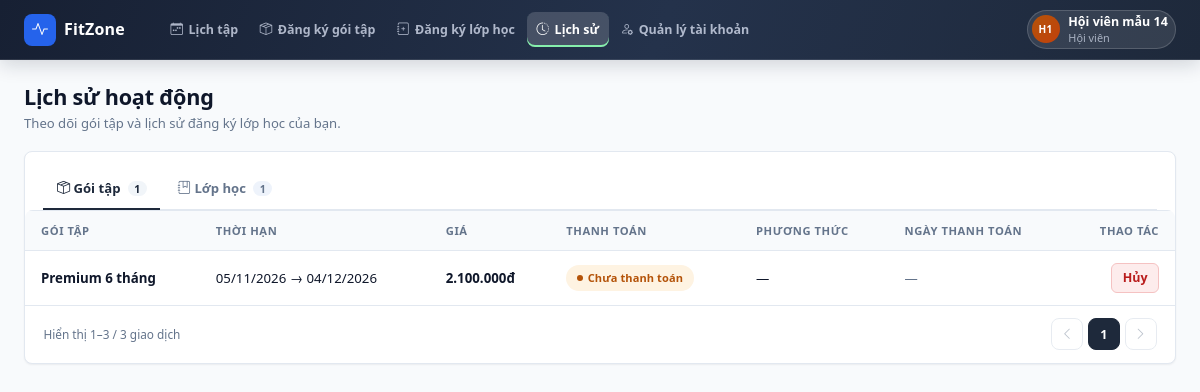
The page /customer/history.php (signed in) on the database as committed earlier.
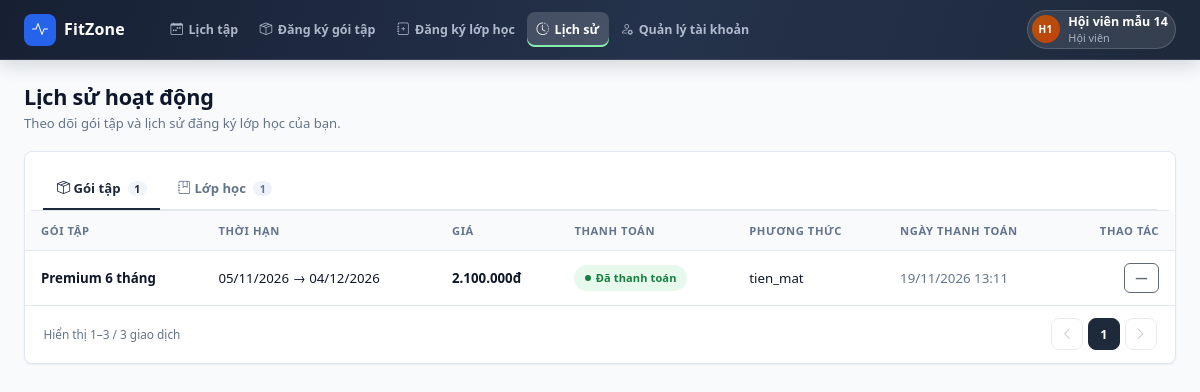
The same page on the database as committed later.
### tables this page shows
CREATE TABLE `tai_khoan` (
  `id` int(10) unsigned NOT NULL AUTO_INCREMENT,
  `ten_dang_nhap` varchar(50) NOT NULL,
  `mat_khau` varchar(255) NOT NULL,
  `ho_ten` varchar(100) NOT NULL,
  `vai_tro` varchar(20) NOT NULL DEFAULT 'customer',
  `trang_thai` tinyint(1) NOT NULL DEFAULT 1,
  `created_at` datetime NOT NULL DEFAULT current_timestamp(),
  PRIMARY KEY (`id`),
  UNIQUE KEY `uq_tai_khoan_ten` (`ten_dang_nhap`)
);

CREATE TABLE `hoi_vien` (
  `id` int(10) unsigned NOT NULL AUTO_INCREMENT,
  `tai_khoan_id` int(10) unsigned DEFAULT NULL,
  `ho_ten` varchar(100) NOT NULL,
  `sdt` varchar(15) NOT NULL,
  `email` varchar(100) NOT NULL,
  `gioi_tinh` varchar(10) DEFAULT NULL,
  `ngay_sinh` date DEFAULT NULL,
  `dia_chi` varchar(255) DEFAULT NULL,
  `ghi_chu` text DEFAULT NULL,
  `chieu_cao` decimal(5,1) DEFAULT NULL,
  `can_nang` decimal(5,1) DEFAULT NULL,
  `muc_tieu` varchar(100) DEFAULT NULL,
  `trang_thai` varchar(20) NOT NULL DEFAULT 'hoat_dong',
  `deleted_at` datetime DEFAULT NULL,
  `created_at` datetime NOT NULL DEFAULT current_timestamp(),
  `updated_at` datetime NOT NULL DEFAULT current_timestamp() ON UPDATE current_timestamp(),
  PRIMARY KEY (`id`),
  UNIQUE KEY `uq_hoi_vien_email` (`email`),
  KEY `fk_hoi_vien_tai_khoan` (`tai_khoan_id`),
  CONSTRAINT `fk_hoi_vien_tai_khoan` FOREIGN KEY (`tai_khoan_id`) REFERENCES `tai_khoan` (`id`) ON DELETE SET NULL
);

CREATE TABLE `dang_ky_goi` (
  `id` int(10) unsigned NOT NULL AUTO_INCREMENT,
  `hoi_vien_id` int(10) unsigned NOT NULL,
  `goi_tap_id` int(10) unsigned NOT NULL,
  `ngay_bat_dau` date NOT NULL,
  `ngay_ket_thuc` date NOT NULL,
  `gia_tai_thoi_diem` bigint(20) NOT NULL,
  `trang_thai` varchar(30) NOT NULL DEFAULT 'chua_thanh_toan',
  `phuong_thuc` varchar(30) DEFAULT NULL,
  `ngay_thanh_toan` datetime DEFAULT NULL,
  `nhan_vien_id` int(10) unsigned DEFAULT NULL,
  `created_at` datetime NOT NULL DEFAULT current_timestamp(),
  `updated_at` datetime NOT NULL DEFAULT current_timestamp() ON UPDATE current_timestamp(),
  PRIMARY KEY (`id`),
  KEY `fk_dang_ky_goi_hoi_vien` (`hoi_vien_id`),
  KEY `fk_dang_ky_goi_goi_tap` (`goi_tap_id`),
  KEY `fk_dang_ky_goi_nhan_vien` (`nhan_vien_id`),
  CONSTRAINT `fk_dang_ky_goi_goi_tap` FOREIGN KEY (`goi_tap_id`) REFERENCES `goi_tap` (`id`),
  CONSTRAINT `fk_dang_ky_goi_hoi_vien` FOREIGN KEY (`hoi_vien_id`) REFERENCES `hoi_vien` (`id`),
  CONSTRAINT `fk_dang_ky_goi_nhan_vien` FOREIGN KEY (`nhan_vien_id`) REFERENCES `tai_khoan` (`id`) ON DELETE SET NULL
);

CREATE TABLE `goi_tap` (
  `id` int(10) unsigned NOT NULL AUTO_INCREMENT,
  `ten_goi` varchar(100) NOT NULL,
  `thoi_han_ngay` int(11) NOT NULL,
  `gia` bigint(20) NOT NULL,
  `mo_ta` text DEFAULT NULL,
  `cap_do` varchar(20) NOT NULL DEFAULT 'basic',
  `trang_thai` varchar(20) NOT NULL DEFAULT 'dang_ban',
  `deleted_at` datetime DEFAULT NULL,
  `created_at` datetime NOT NULL DEFAULT current_timestamp(),
  `updated_at` datetime NOT NULL DEFAULT current_timestamp() ON UPDATE current_timestamp(),
  PRIMARY KEY (`id`)
);

### common/functions.php (called while the page is built, shortened)
<?php
function common_root_url(): string
{
    $script = str_replace('\\', '/', (string) ($_SERVER['SCRIPT_NAME'] ?? ''));
    $directory = trim(basename(dirname($script)), '/');
    if (in_array($directory, ['admin', 'customer', 'instructor', 'common'], true)) {
        return rtrim(dirname(dirname($script)), '/');
    }
    return rtrim(dirname($script), '/');
}
function common_url(string $path = '/'): string
{
    $path = '/' . ltrim($path, '/');
    $map = [
        '/' => '/index.php',
        '/login' => '/login.php',
        '/register' => '/register.php',
        '/admin' => '/admin/index.php',
        '/customer' => '/customer/index.php',
        '/instructor' => '/instructor/index.php',
    ];
    if (isset($map[$path])) {
        $path = $map[$path];
    } elseif (
        !str_contains($path, '.')
        && !str_contains($path, '#')
        && !str_starts_with($path, '/common/')
    ) {
        $path .= '.php';
    }
    return common_root_url() . $path;
}
function url(string $path = '/'): string
{
    return common_url($path);
}
function e(mixed $value): string
{
    return htmlspecialchars((string) $value, ENT_QUOTES, 'UTF-8');
}

### common/data/user.php (called while the page is built, shortened)
<?php
if (!function_exists('app_user')) {
    function app_user(string $role): array
    {
        $labels = [
            'admin' => 'Quản trị viên',
            'instructor' => 'Giáo viên',
            'customer' => 'Hội viên',
        ];
        $name = '';
        $email = '';
        $account = common_user();
        if ($account) {
            $name = (string) $account['ho_ten'];
            $id = (int) $account['id'];
            $conn = view_db();
            if ($role === 'instructor') {
                $stmt = $conn->prepare('SELECT email FROM giao_vien WHERE tai_khoan_id = ? LIMIT 1');
            } elseif ($role === 'customer') {
                $stmt = $conn->prepare('SELECT email FROM hoi_vien WHERE tai_khoan_id = ? LIMIT 1');
            } else {
                $stmt = null;
            }
            if ($stmt) {
                $stmt->bind_param('i', $id);
                $stmt->execute();
                $profile = $stmt->get_result()->fetch_assoc();
                $email = (string) ($profile['email'] ?? '');
            }
        }
        return [
            'name'  => $name,
            'sub'   => $labels[$role] ?? 'Thành viên',
            'email' => $email,
        ];
    }
}

### common/bootstrap.php (called while the page is built, shortened)
<?php
require_once __DIR__ . '/functions.php';
require_once __DIR__ . '/components/ui.php';
function common_db(): mysqli
{
    static $db = null;
    if ($db === null) {
        $db = require __DIR__ . '/mysql/connect_mysql.php';
    }
    return $db;
}
function common_user(): ?array
{
    $id = (int) ($_SESSION['tai_khoan_id'] ?? 0);
    $stmt = common_db()->prepare(
        'SELECT id, ten_dang_nhap, ho_ten, vai_tro, trang_thai FROM tai_khoan WHERE id = ? LIMIT 1'
    );
    $stmt->bind_param('i', $id);
    $stmt->execute();
    $user = $stmt->get_result()->fetch_assoc() ?: null;
    return $user;
}

### common/data/common.php (called while the page is built, shortened)
<?php
function view_current_account_id(): int
{
    return (int) ($_SESSION['tai_khoan_id'] ?? 0);
}
function view_cast_ints(array $rows, array $keys): array
{
    foreach ($rows as &$row) {
        foreach ($keys as $key) {
            if (isset($row[$key])) {
                $row[$key] = (int) $row[$key];
            }
        }
    }
    return $rows;
}

### common/data/customer.php (called while the page is built, shortened)
<?php
function view_member_id(): int
{
    $conn = view_db();
    $accountId = view_current_account_id();
    if ($accountId > 0) {
        $stmt = $conn->prepare(
            'SELECT id FROM hoi_vien
              WHERE tai_khoan_id = ? AND trang_thai = "hoat_dong" AND deleted_at IS NULL
              LIMIT 1'
        );
        $stmt->bind_param('i', $accountId);
        $stmt->execute();
        $row = $stmt->get_result()->fetch_assoc();
        if ($row) {
            return (int) $row['id'];
        }
    }
    return 0;
}
function data_customer_packages(): array
{
    $conn = view_db();
    $id = view_member_id();
    $stmt = $conn->prepare(
        'SELECT d.id AS id, gt.ten_goi AS name,
                DATE_FORMAT(d.ngay_bat_dau, "%d/%m/%Y") AS `from`,
                DATE_FORMAT(d.ngay_ket_thuc, "%d/%m/%Y") AS `to`,
                d.gia_tai_thoi_diem AS price, d.trang_thai AS payment,
                COALESCE(d.phuong_thuc, "—") AS method,
                COALESCE(DATE_FORMAT(d.ngay_thanh_toan, "%d/%m/%Y %H:%i"), "—") AS paid_at
           FROM dang_ky_goi d JOIN goi_tap gt ON gt.id = d.goi_tap_id
          WHERE d.hoi_vien_id = ?
          ORDER BY d.ngay_bat_dau DESC'
    );
    $stmt->bind_param('i', $id);
    $stmt->execute();
    $rows = $stmt->get_result()->fetch_all(MYSQLI_ASSOC);
    return view_cast_ints($rows, ['id', 'price']);
}

### customer/history.php (the view, shortened to what the rows shown need)
<?php
require __DIR__ . '/../common/bootstrap.php';
$menu = require __DIR__ . '/../common/menus/customer.php';
$appRole = 'customer';
$packages = data_customer_packages();
$partials = __DIR__ . '/../common/partials';
require $partials . '/head.php';
?>
<div class="app-shell">
    <div class="app-main">
        <?php require $partials . '/topbar.php'; ?>
        <main class="app-content" id="main-content">
<div class="page-head">
    <div>
        <h1>Lịch sử hoạt động</h1>
    </div>
</div>
<div class="app-card">
    <div class="tab-content">
        <div class="tab-pane fade show active" id="pane-packages" role="tabpanel" aria-labelledby="tab-packages" tabindex="0">
            <div class="app-table-wrap">
                <table class="app-table">
                    <thead>
                        <tr>
                            <th>Gói tập</th>
                            <th>Thời hạn</th>
                            <th>Giá</th>
                            <th>Thanh toán</th>
                            <th>Phương thức</th>
                            <th>Ngày thanh toán</th>
                            <th class="cell-actions">Thao tác</th>
                        </tr>
                    </thead>
                    <tbody>
                        <?php foreach ($packages as $row): ?>
                            <tr data-row>
                                <td class="cell-strong"><?= e($row['name']) ?></td>
                                <td><?= e($row['from']) ?> → <?= e($row['to']) ?></td>
                                <td class="cell-strong"><?= e(money($row['price'])) ?></td>
                                <td><?= status_badge($row['payment']) ?></td>
                                <td><?= e($row['method']) ?></td>
                                <td class="text-muted-2"><?= e($row['paid_at']) ?></td>
                                <td class="cell-actions">
                                    <?php if ($row['payment'] === 'chua_thanh_toan'): ?>
                                        <button class="btn btn-danger-soft btn-sm" type="button"
                                                data-cancel-package-id="<?= (int) $row['id'] ?>"
                                                data-cancel-package-name="<?= e($row['name']) ?>">Hủy</button>
                                    <?php else: ?>
                                        <button class="btn btn-ghost btn-sm" type="button" disabled>—</button>
                                    <?php endif; ?>
                                </td>
                            </tr>
                        <?php endforeach; ?>
                    </tbody>
                </table>
            </div>
        </div>
    </div>
</div>
        </main>
    </div>
</div>
<?php require $partials . '/foot.php'; ?>

### common/partials/topbar.php (shortened to what the rows shown need)
<?php
require_once __DIR__ . '/../data/user.php';
$user = app_user($appRole);
$accountHref = '/' . $appRole . '/account';
?>
<header class="app-topbar">
    <a class="app-user text-decoration-none" href="<?= e(url($accountHref)) ?>" aria-label="Mở trang quản lý tài khoản">
        <span class="app-user-meta">
            <strong><?= e($user['name']) ?></strong>
            <span><?= e($user['sub']) ?></span>
        </span>
    </a>
</header>

### common/components/ui.php (shortened to what the rows shown need)
<?php
if (!function_exists('badge')) {
    function badge(string $label, string $variant = 'primary', bool $dot = true): string
    {
        $dotClass = $dot ? '' : ' no-dot';
        return '<span class="badge-status ' . e($variant) . $dotClass . '">' . e($label) . '</span>';
    }
}
if (!function_exists('status_badge')) {
    function status_badge(string $status): string
    {
        $map = [
            'hoat_dong' => ['Đang hoạt động', 'success'],
            'ngung_hoat_dong' => ['Ngừng hoạt động', 'muted'],
            'dang_mo' => ['Đang mở', 'success'],
            'sap_mo' => ['Sắp mở', 'warning'],
            'da_dong' => ['Đã đóng', 'muted'],
            'dang_ban' => ['Đang bán', 'success'],
            'ngung_ban' => ['Ngừng bán', 'muted'],
            'da_huy' => ['Đã hủy', 'danger'],
            'da_thanh_toan' => ['Đã thanh toán', 'success'],
            'chua_thanh_toan' => ['Chưa thanh toán', 'warning'],
            'dang_ky' => ['Đã đăng ký', 'primary'],
            'bi_khoa' => ['Đã khóa', 'danger'],
        ];
        [$label, $variant] = $map[$status] ?? [$status, 'muted'];
        return badge($label, $variant);
    }
}
if (!function_exists('money')) {
    function money(int|float $amount): string
    {
        return number_format((float) $amount, 0, ',', '.') . 'đ';
    }
}

Rows that differ between the two databases and show on the page:
changed dang_ky_goi "Premium 6 tháng": label "Chưa thanh toán" → "Đã thanh toán"; method "—" → "tien_mat"; paid_at "—" → "19/11/2026 13:11"; trang_thai "Hủy" → "—"
